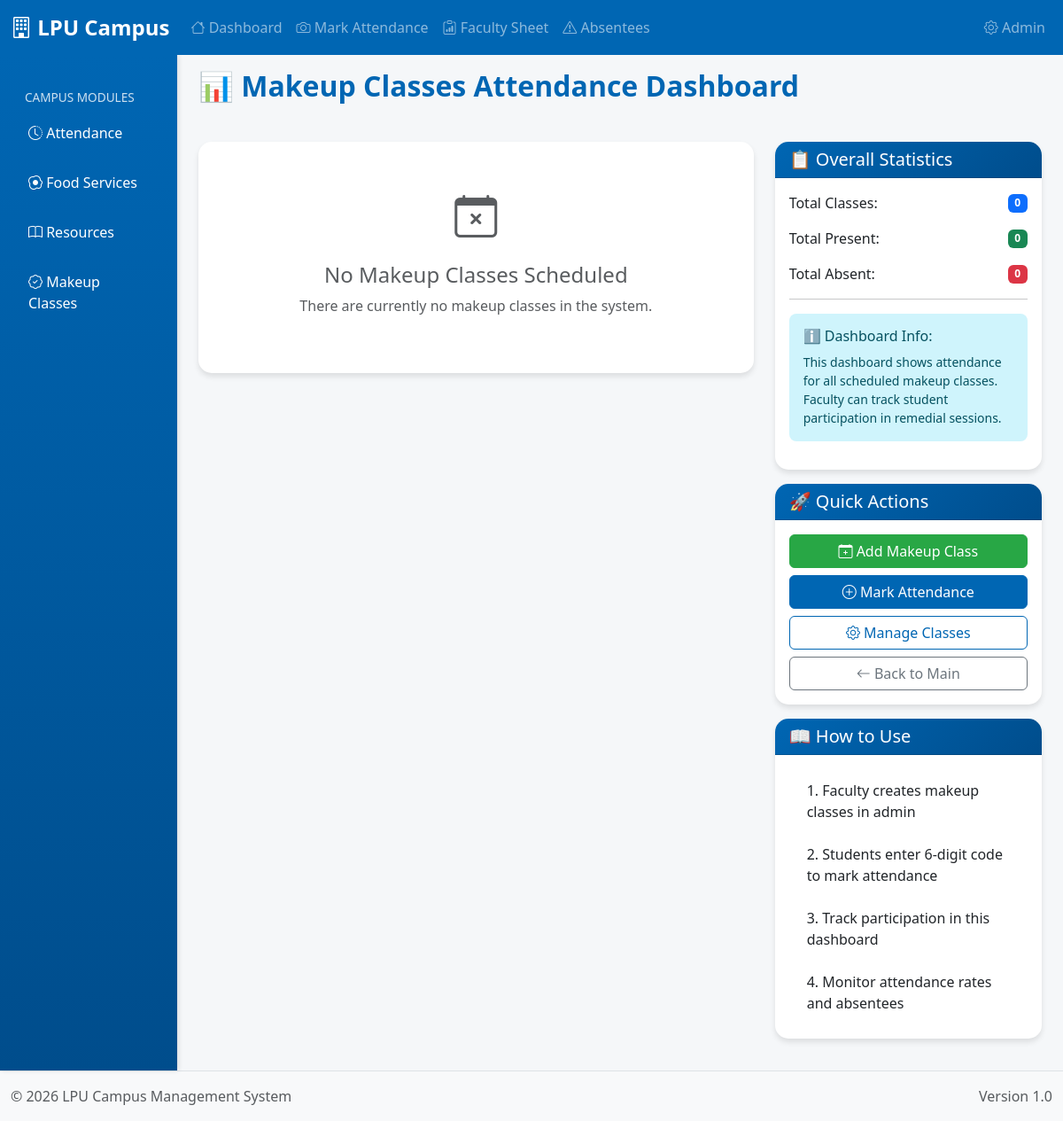
Before: /makeup/dashboard/ with the older database file.
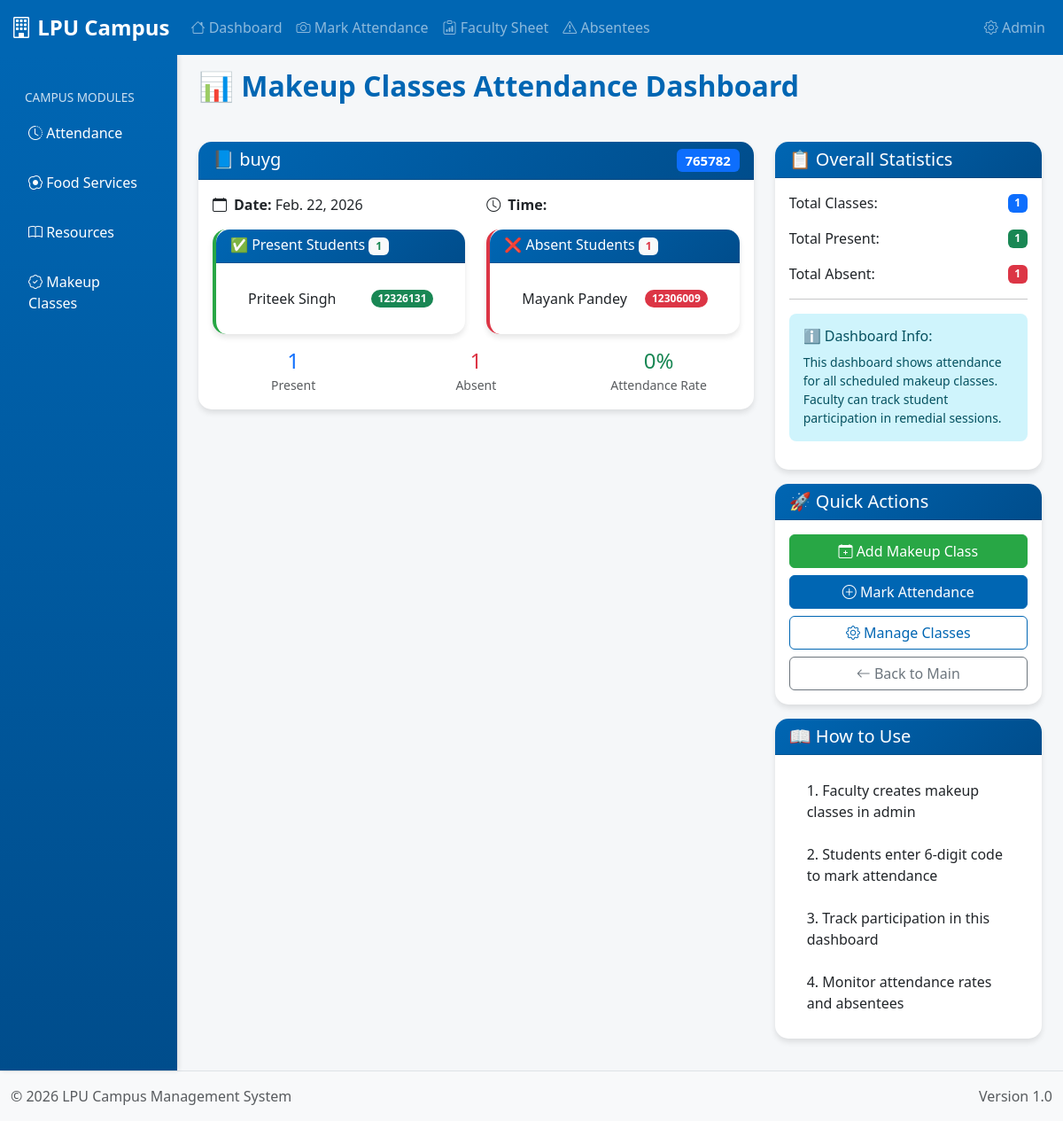
After: the same page with the newer database file.
### makeup/models.py (models this page shows, shortened)
class MakeupClass(models.Model):
    faculty = models.ForeignKey(Faculty, on_delete=models.CASCADE)
    subject = models.CharField(max_length=100)
    date = models.DateField()
    remedial_code = models.CharField(max_length=10, unique=True)

### accounts/models.py (models this page shows, shortened)
class Student(models.Model):
    name = models.CharField(max_length=100)
    reg_no = models.CharField(max_length=20, unique=True)
    email = models.EmailField()
    parent_email = models.EmailField()
    face_image = models.ImageField(upload_to="faces/", blank=True, null=True)
    face_encoding = models.JSONField(null=True, blank=True)

### makeup/views.py (the view)
# urls.py: path("dashboard/", views.makeup_dashboard, name="makeup_dashboard"),
def makeup_dashboard(request):
    classes = MakeupClass.objects.all()
    students = Student.objects.all()
    dashboard_data = []
    total_present = 0
    total_absent = 0
    for cls in classes:
        present_records = RemedialAttendance.objects.filter(
            makeup_class=cls,
            marked=True
        )
        present_students = [r.student for r in present_records]
        absent_students = students.exclude(
            id__in=[s.id for s in present_students]
        )
        dashboard_data.append({
            "class": cls,
            "present": present_students,
            "absent": absent_students
        })
        total_present += len(present_students)
        total_absent += len(list(absent_students))
    return render(request, "makeup/dashboard.html", {
        "dashboard_data": dashboard_data,
        "total_classes": len(dashboard_data),
        "total_present": total_present,
        "total_absent": total_absent
    })

### makeup/templates/makeup/dashboard.html (shortened to what the changed rows need)
{% extends 'base.html' %}
{% load static %}
{% block page_title %}
📊 Makeup Classes Attendance Dashboard
{% endblock %}
{% block content %}
<div class="row">
    <div class="col-md-8">
        {% for data in dashboard_data %}
        <div class="card mb-4">
            <div class="card-header">
                <h5 class="card-title mb-0">
                    📘 {{ data.class.subject }}
                    <span class="badge bg-primary float-end">{{ data.class.remedial_code }}</span>
                </h5>
            </div>
            <div class="card-body">
                <div class="row mb-3">
                    <div class="col-md-6">
                        <div class="d-flex align-items-center">
                            <i class="bi bi-calendar me-2"></i>
                            <span><strong>Date:</strong> {{ data.class.date }}</span>
                        </div>
                    </div>
                    <div class="col-md-6">
                        <div class="d-flex align-items-center">
                            <i class="bi bi-clock me-2"></i>
                            <span><strong>Time:</strong> {{ data.class.time }}</span>
                        </div>
                    </div>
                </div>
                <div class="row">
                    <div class="col-md-6">
                        <div class="card border-success">
                            <div class="card-header bg-success text-white">
                                <h6 class="card-title mb-0">
                                    ✅ Present Students
                                    <span class="badge bg-light text-success">{{ data.present|length }}</span>
                                </h6>
                            </div>
                            <div class="card-body">
                                {% if data.present %}
                                <div class="list-group list-group-flush">
                                    {% for s in data.present %}
                                    <div class="list-group-item d-flex justify-content-between align-items-center">
                                        <span>{{ s.name }}</span>
                                        <span class="badge bg-success rounded-pill">{{ s.reg_no }}</span>
                                    </div>
                                    {% endfor %}
                                </div>
                                {% else %}
                                <p class="text-muted text-center mb-0">
                                    <i class="bi bi-info-circle"></i> No attendance marked yet
                                </p>
                                {% endif %}
                            </div>
                        </div>
                    </div>
                    <div class="col-md-6">
                        <div class="card border-danger">
                            <div class="card-header bg-danger text-white">
                                <h6 class="card-title mb-0">
                                    ❌ Absent Students
                                    <span class="badge bg-light text-danger">{{ data.absent|length }}</span>
                                </h6>
                            </div>
                            <div class="card-body">
                                {% if data.absent %}
                                <div class="list-group list-group-flush">
                                    {% for s in data.absent|slice:":5" %}
                                    <div class="list-group-item d-flex justify-content-between align-items-center">
                                        <span>{{ s.name }}</span>
                                        <span class="badge bg-danger rounded-pill">{{ s.reg_no }}</span>
                                    </div>
                                    {% endfor %}
                                </div>
                                {% else %}
                                <p class="text-success text-center mb-0">
                                    <i class="bi bi-check-circle"></i> All students present! 🎉
                                </p>
                                {% endif %}
                            </div>
                        </div>
                    </div>
                </div>
                <div class="row mt-3">
                    <div class="col-md-4">
                        <div class="text-center">
                            <div class="h4 mb-0 text-primary">{{ data.present|length }}</div>
                            <small class="text-muted">Present</small>
                        </div>
                    </div>
                    <div class="col-md-4">
                        <div class="text-center">
                            <div class="h4 mb-0 text-danger">{{ data.absent|length }}</div>
                            <small class="text-muted">Absent</small>
                        </div>
                    </div>
                    <div class="col-md-4">
                        <div class="text-center">
                            {% widthratio data.present|length data.present|length|add:data.absent|length 100 as attendance_rate %}
                            <div class="h4 mb-0 text-success">{{ attendance_rate }}%</div>
                            <small class="text-muted">Attendance Rate</small>
                        </div>
                    </div>
                </div>
            </div>
        </div>
        {% empty %}
        <div class="card">
            <div class="card-body text-center py-5">
                <i class="bi bi-calendar-x text-muted" style="font-size: 3rem;"></i>
                <h4 class="text-muted mt-3">No Makeup Classes Scheduled</h4>
                <p class="text-muted">There are currently no makeup classes in the system.</p>
            </div>
        </div>
        {% endfor %}
    </div>
    <div class="col-md-4">
        <div class="card">
            <div class="card-body">
                <div class="d-flex justify-content-between align-items-center mb-3">
                    <span>Total Classes:</span>
                    <span class="badge bg-primary">{{ total_classes }}</span>
                </div>
                <div class="d-flex justify-content-between align-items-center mb-3">
                    <span>Total Present:</span>
                    <span class="badge bg-success">{{ total_present }}</span>
                </div>
                <div class="d-flex justify-content-between align-items-center mb-3">
                    <span>Total Absent:</span>
                    <span class="badge bg-danger">{{ total_absent }}</span>
                </div>
            </div>
        </div>
    </div>
</div>
{% endblock %}

Changed rows visible on the page:
added MakeupClass: class.subject "buyg", class.remedial_code "765782", class "Feb. 22, 2026", present|length "1", absent|length "1", attendance_rate "0"
now on this page (row unchanged): Student: name "Priteek Singh", reg_no "12326131", shown under "buyg"
now on this page (row unchanged): Student: name "Mayank Pandey", reg_no "12306009", shown under "buyg"
Other visible differences:
{{ total_classes }}: "0" → "1"
{{ total_present }}: "0" → "1"
{{ total_absent }}: "0" → "1"
text no longer shown: "No Makeup Classes Scheduled There are currently no makeup classes in the system."
